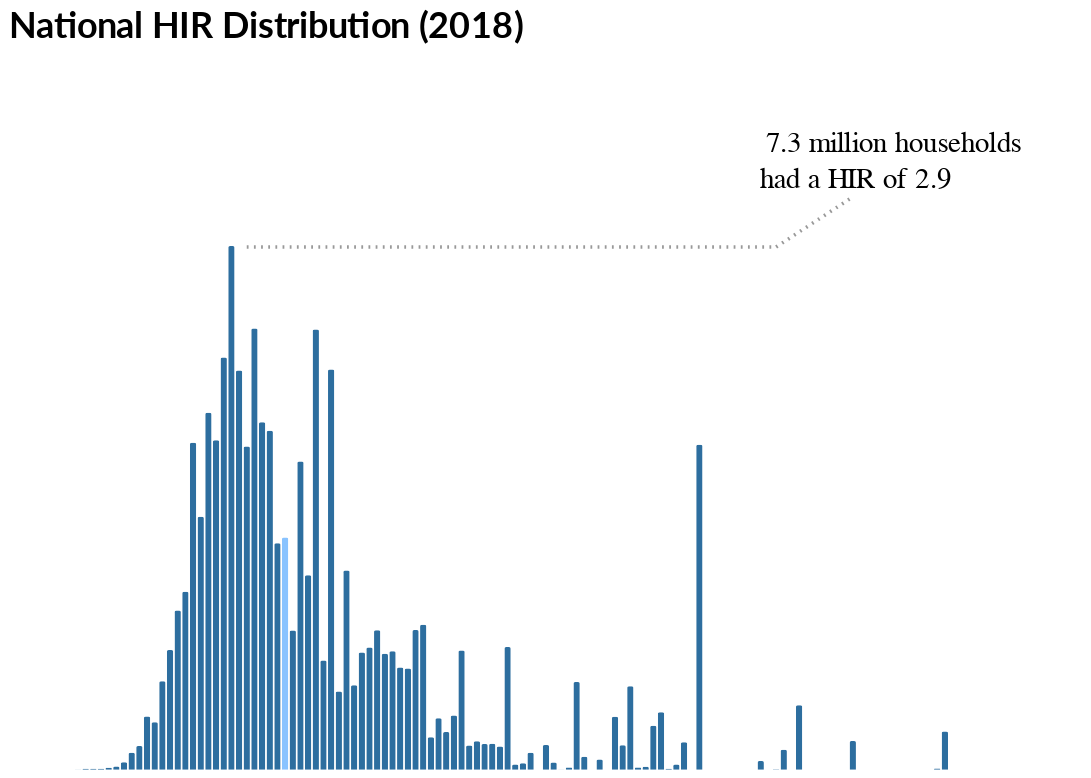

Notebook code cell kept with this figure:
### Markdown cell above
#### 2018 Distribution
*w/ y-axis lines & labels

### Code cell
df = pd.DataFrame(yrs_dict[2018]['bins'].items(), columns=['Bins', 'Counts']).sort_values(['Bins'])
df = df[df.Bins < 13]  # Removing outliers to maintain consistent axes dimensions
text_line_df = pd.DataFrame({'x1':[3.1], 'x2':[10], 'x3':[11], 'x4':[12], 'x5':[11.5], 'y1':[7.3], 'y2':[7.3], 'y3':[8], 'y4':[7.9], 'y5':[8.4], 'Text1':['7.3 million households'], 'Text2':['had a HIR of 2.9']})

chart = alt.Chart(df, title='National HIR Distribution (2018)'
                 ).mark_bar(size=3.5, cornerRadiusTopLeft=1, cornerRadiusTopRight=1
                 ).encode(x=alt.X('Bins', title='Home-to-Income Ratio', scale=alt.Scale(domain=[1,13]), axis=alt.Axis(values=list(range(1,14)))), 
                          y=alt.Y('Counts:Q', title='Households (millions)', scale=alt.Scale(domain=[0,10]), axis=alt.Axis(values=list(range(2,12,2)))),
                          color=alt.condition(alt.datum.Bins == yrs_dict[year]['med'], 
                                              alt.value('#89c3ff'), 
                                              alt.value('#2d6e9f')))
line1 = alt.Chart(text_line_df).mark_rule(size=2, color='#999999', strokeDash=[1,3]).encode(x='x1', x2='x2', y='y1', y2='y2')
line2 = alt.Chart(text_line_df).mark_rule(size=2, color='#999999', strokeDash=[1,3]).encode(x='x2', x2='x3', y='y2', y2='y3')
text1 = alt.Chart(text_line_df.query('x1==3.1')).mark_text(dx=-20, dy=-14, fontSize=16).encode(x=alt.X('x4', axis=None), y=alt.Y('y5', axis=None), text=alt.Text('Text1'))
text2 = alt.Chart(text_line_df.query('x1==3.1')).mark_text(dx=-20, dy=-14, fontSize=16).encode(x=alt.X('x5', axis=None), y=alt.Y('y4', axis=None), text=alt.Text('Text2'))

dist18 = chart + line1 + line2 + text1 + text2
dist18

### Figure 1 — Vega-Lite specification as saved in the notebook (floating-point values rounded to 4 significant figures)
{"width": 600, "height": 400, "background": "white", "config": {"title": {"fontSize": 20, "anchor": "start", "font": "Lato", "offset": 5}, "axisX": {"grid": false, "labelFont": "Lato", "labelFontSize": 14, "labelAngle": 0, "labelPadding": 10, "ticks": false, "tickSize": 5, "title": null, "titleFont": "Lato", "titleFontSize": 14, "titleFontWeight": "light", "titleY": 30, "titleX": 280}, "axisY": {"grid": true, "gridOpacity": 1, "labelFont": "Lato", "labelFontSize": 14, "labelLimit": 100, "labelAlign": "left", "labelPadding": 20, "ticks": false, "title": null, "titleFont": "Lato", "titleFontWeight": "normal", "titleFontSize": 14, "titleAlign": "left", "titleAngle": 0, "titleY": -20, "titleX": -20, "domainWidth": 0}, "view": {"strokeOpacity": 0}}, "layer": [{"data": {"name": "data-b840ff7d5fe07b4ff6ecb51938e5bf1e"}, "mark": {"type": "bar", "cornerRadiusTopLeft": 1, "cornerRadiusTopRight": 1, "size": 3.5}, "encoding": {"color": {"condition": {"value": "#89c3ff", "test": "(datum.Bins === 3.6)"}, "value": "#2d6e9f"}, "x": {"type": "quantitative", "axis": {"values": [1, 2, 3, 4, 5, 6, 7, 8, 9, 10, 11, 12, 13]}, "field": "Bins", "scale": {"domain": [1, 13]}, "title": "Home-to-Income Ratio"}, "y": {"type": "quantitative", "axis": {"values": [2, 4, 6, 8, 10]}, "field": "Counts", "scale": {"domain": [0, 10]}, "title": "Households (millions)"}}, "title": "National HIR Distribution (2018)"}, {"data": {"name": "data-6d92f1795a4fc3334b8fae2fed02ed1f"}, "mark": {"type": "rule", "color": "#999999", "size": 2, "strokeDash": [1, 3]}, "encoding": {"x": {"type": "quantitative", "field": "x1"}, "x2": {"field": "x2"}, "y": {"type": "quantitative", "field": "y1"}, "y2": {"field": "y2"}}}, {"data": {"name": "data-6d92f1795a4fc3334b8fae2fed02ed1f"}, "mark": {"type": "rule", "color": "#999999", "size": 2, "strokeDash": [1, 3]}, "encoding": {"x": {"type": "quantitative", "field": "x2"}, "x2": {"field": "x3"}, "y": {"type": "quantitative", "field": "y2"}, "y2": {"field": "y3"}}}, {"data": {"name": "data-6d92f1795a4fc3334b8fae2fed02ed1f"}, "mark": {"type": "text", "dx": -20, "dy": -14, "fontSize": 16}, "encoding": {"text": {"type": "nominal", "field": "Text1"}, "x": {"type": "quantitative", "axis": null, "field": "x4"}, "y": {"type": "quantitative", "axis": null, "field": "y5"}}}, {"data": {"name": "data-6d92f1795a4fc3334b8fae2fed02ed1f"}, "mark": {"type": "text", "dx": -20, "dy": -14, "fontSize": 16}, "encoding": {"text": {"type": "nominal", "field": "Text2"}, "x": {"type": "quantitative", "axis": null, "field": "x5"}, "y": {"type": "quantitative", "axis": null, "field": "y4"}}}], "$schema": "https://vega.github.io/schema/vega-lite/v4.0.0.json", "datasets": {"data-b840ff7d5fe07b4ff6ecb51938e5bf1e": [{"Bins": 0.8, "Counts": 0.00103}, {"Bins": 0.9, "Counts": 0.001751}, {"Bins": 1.0, "Counts": 0.01482}, {"Bins": 1.1, "Counts": 0.01402}, {"Bins": 1.2, "Counts": 0.0149}, {"Bins": 1.3, "Counts": 0.02824}, {"Bins": 1.4, "Counts": 0.04595}, {"Bins": 1.5, "Counts": 0.1049}, {"Bins": 1.6, "Counts": 0.236}, {"Bins": 1.7, "Counts": 0.332}, {"Bins": 1.8, "Counts": 0.7424}, {"Bins": 1.9, "Counts": 0.6634}, {"Bins": 2.0, "Counts": 1.234}, {"Bins": 2.1, "Counts": 1.673}, {"Bins": 2.2, "Counts": 2.224}, {"Bins": 2.3, "Counts": 2.486}, {"Bins": 2.4, "Counts": 4.567}, {"Bins": 2.5, "Counts": 3.532}, {"Bins": 2.6, "Counts": 4.984}, {"Bins": 2.7, "Counts": 4.603}, {"Bins": 2.8, "Counts": 5.756}, {"Bins": 2.9, "Counts": 7.314}, {"Bins": 3.0, "Counts": 5.577}, {"Bins": 3.1, "Counts": 4.514}, {"Bins": 3.2, "Counts": 6.162}, {"Bins": 3.3, "Counts": 4.852}, {"Bins": 3.4, "Counts": 4.734}, {"Bins": 3.5, "Counts": 3.164}, {"Bins": 3.6, "Counts": 3.243}, {"Bins": 3.7, "Counts": 1.942}, {"Bins": 3.8, "Counts": 4.304}, {"Bins": 3.9, "Counts": 2.717}, {"Bins": 4.0, "Counts": 6.149}, {"Bins": 4.1, "Counts": 1.525}, {"Bins": 4.2, "Counts": 5.588}, {"Bins": 4.3, "Counts": 1.092}, {"Bins": 4.4, "Counts": 2.782}, {"Bins": 4.5, "Counts": 1.18}, {"Bins": 4.6, "Counts": 1.636}, {"Bins": 4.7, "Counts": 1.708}, {"Bins": 4.8, "Counts": 1.949}, {"Bins": 4.9, "Counts": 1.621}, {"Bins": 5.0, "Counts": 1.653}, {"Bins": 5.1, "Counts": 1.427}, {"Bins": 5.2, "Counts": 1.414}, {"Bins": 5.3, "Counts": 1.95}, {"Bins": 5.4, "Counts": 2.023}, {"Bins": 5.5, "Counts": 0.4542}, {"Bins": 5.6, "Counts": 0.7191}, {"Bins": 5.7, "Counts": 0.5282}, {"Bins": 5.8, "Counts": 0.7562}, {"Bins": 5.9, "Counts": 1.665}, {"Bins": 6.0, "Counts": 0.3387}, {"Bins": 6.1, "Counts": 0.3985}, {"Bins": 6.2, "Counts": 0.3591}, {"Bins": 6.3, "Counts": 0.361}, {"Bins": 6.4, "Counts": 0.3228}, {"Bins": 6.5, "Counts": 1.715}, {"Bins": 6.6, "Counts": 0.07212}, {"Bins": 6.7, "Counts": 0.08856}, {"Bins": 6.8, "Counts": 0.2376}, {"Bins": 7.0, "Counts": 0.3453}, {"Bins": 7.1, "Counts": 0.0997}, {"Bins": 7.2, "Counts": 0.003332}, {"Bins": 7.3, "Counts": 0.03017}, {"Bins": 7.4, "Counts": 1.224}, {"Bins": 7.5, "Counts": 0.1812}, {"Bins": 7.7, "Counts": 0.1424}, {"Bins": 7.9, "Counts": 0.7385}, {"Bins": 8.0, "Counts": 0.3421}, {"Bins": 8.1, "Counts": 1.165}, {"Bins": 8.2, "Counts": 0.03124}, {"Bins": 8.3, "Counts": 0.04093}, {"Bins": 8.4, "Counts": 0.6151}, {"Bins": 8.5, "Counts": 0.8015}, {"Bins": 8.6, "Counts": 0.01414}, {"Bins": 8.7, "Counts": 0.07377}, {"Bins": 8.8, "Counts": 0.384}, {"Bins": 9.0, "Counts": 4.54}, {"Bins": 9.8, "Counts": 0.121}, {"Bins": 10.0, "Counts": 0.006943}, {"Bins": 10.1, "Counts": 0.2795}, {"Bins": 10.3, "Counts": 0.9003}, {"Bins": 11.0, "Counts": 0.4015}, {"Bins": 12.1, "Counts": 0.01802}, {"Bins": 12.2, "Counts": 0.5325}], "data-6d92f1795a4fc3334b8fae2fed02ed1f": [{"x1": 3.1, "x2": 10, "x3": 11, "x4": 12, "x5": 11.5, "y1": 7.3, "y2": 7.3, "y3": 8, "y4": 7.9, "y5": 8.4, "Text1": "7.3 million households", "Text2": "had a HIR of 2.9"}]}}
